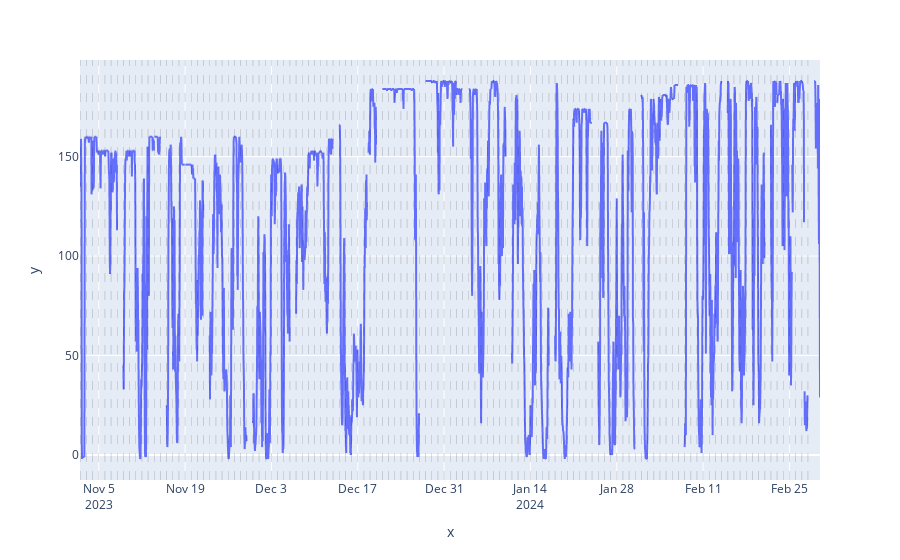

Notebook source saved alongside this figure:
### Code cell
# Test the inverse transformation
gen_data_dt_inv_norm = norm_scaler.inverse_transform(gen_data_dt_norm)

# Plot
plot_time_serie(gen_data_dt_inv_norm,
                "",
                "value",
                dt_index = True)

### Figure 1 — Plotly figure (JSON) as saved in the notebook; plotly's stock layout.template omitted (floating-point values rounded to 4 significant figures; data arrays with more than 128 entries replaced by an {"elided": "..."} marker saying what was removed)
{"data": [{"hovertemplate": "x=%{x}<br>y=%{y}<extra></extra>", "legendgroup": "", "line": {"color": "#636efa", "dash": "solid"}, "marker": {"symbol": "circle"}, "mode": "lines", "name": "", "showlegend": false, "type": "scattergl", "x": {"elided": "2880 str values"}, "xaxis": "x", "y": {"elided": "2880 int values"}, "yaxis": "y"}], "layout": {"legend": {"tracegroupgap": 0}, "margin": {"t": 60}, "shapes": [{"line": {"color": "black", "dash": "dash", "width": 0.5}, "opacity": 0.3, "type": "line", "x0": "2023-11-02T00:00:00", "x1": "2023-11-02T00:00:00", "xref": "x", "y0": 0, "y1": 1, "yref": "y domain"}, {"line": {"color": "black", "dash": "dash", "width": 0.5}, "opacity": 0.3, "type": "line", "x0": "2023-11-03T00:00:00", "x1": "2023-11-03T00:00:00", "xref": "x", "y0": 0, "y1": 1, "yref": "y domain"}, {"line": {"color": "black", "dash": "dash", "width": 0.5}, "opacity": 0.3, "type": "line", "x0": "2023-11-04T00:00:00", "x1": "2023-11-04T00:00:00", "xref": "x", "y0": 0, "y1": 1, "yref": "y domain"}, {"line": {"color": "black", "dash": "dash", "width": 0.5}, "opacity": 0.3, "type": "line", "x0": "2023-11-05T00:00:00", "x1": "2023-11-05T00:00:00", "xref": "x", "y0": 0, "y1": 1, "yref": "y domain"}, {"line": {"color": "black", "dash": "dash", "width": 0.5}, "opacity": 0.3, "type": "line", "x0": "2023-11-06T00:00:00", "x1": "2023-11-06T00:00:00", "xref": "x", "y0": 0, "y1": 1, "yref": "y domain"}, {"line": {"color": "black", "dash": "dash", "width": 0.5}, "opacity": 0.3, "type": "line", "x0": "2023-11-07T00:00:00", "x1": "2023-11-07T00:00:00", "xref": "x", "y0": 0, "y1": 1, "yref": "y domain"}, {"line": {"color": "black", "dash": "dash", "width": 0.5}, "opacity": 0.3, "type": "line", "x0": "2023-11-08T00:00:00", "x1": "2023-11-08T00:00:00", "xref": "x", "y0": 0, "y1": 1, "yref": "y domain"}, {"line": {"color": "black", "dash": "dash", "width": 0.5}, "opacity": 0.3, "type": "line", "x0": "2023-11-09T00:00:00", "x1": "2023-11-09T00:00:00", "xref": "x", "y0": 0, "y1": 1, "yref": "y domain"}, {"line": {"color": "black", "dash": "dash", "width": 0.5}, "opacity": 0.3, "type": "line", "x0": "2023-11-10T00:00:00", "x1": "2023-11-10T00:00:00", "xref": "x", "y0": 0, "y1": 1, "yref": "y domain"}, {"line": {"color": "black", "dash": "dash", "width": 0.5}, "opacity": 0.3, "type": "line", "x0": "2023-11-11T00:00:00", "x1": "2023-11-11T00:00:00", "xref": "x", "y0": 0, "y1": 1, "yref": "y domain"}, {"line": {"color": "black", "dash": "dash", "width": 0.5}, "opacity": 0.3, "type": "line", "x0": "2023-11-12T00:00:00", "x1": "2023-11-12T00:00:00", "xref": "x", "y0": 0, "y1": 1, "yref": "y domain"}, {"line": {"color": "black", "dash": "dash", "width": 0.5}, "opacity": 0.3, "type": "line", "x0": "2023-11-13T00:00:00", "x1": "2023-11-13T00:00:00", "xref": "x", "y0": 0, "y1": 1, "yref": "y domain"}, {"line": {"color": "black", "dash": "dash", "width": 0.5}, "opacity": 0.3, "type": "line", "x0": "2023-11-14T00:00:00", "x1": "2023-11-14T00:00:00", "xref": "x", "y0": 0, "y1": 1, "yref": "y domain"}, {"line": {"color": "black", "dash": "dash", "width": 0.5}, "opacity": 0.3, "type": "line", "x0": "2023-11-15T00:00:00", "x1": "2023-11-15T00:00:00", "xref": "x", "y0": 0, "y1": 1, "yref": "y domain"}, {"line": {"color": "black", "dash": "dash", "width": 0.5}, "opacity": 0.3, "type": "line", "x0": "2023-11-16T00:00:00", "x1": "2023-11-16T00:00:00", "xref": "x", "y0": 0, "y1": 1, "yref": "y domain"}, {"line": {"color": "black", "dash": "dash", "width": 0.5}, "opacity": 0.3, "type": "line", "x0": "2023-11-17T00:00:00", "x1": "2023-11-17T00:00:00", "xref": "x", "y0": 0, "y1": 1, "yref": "y domain"}, {"line": {"color": "black", "dash": "dash", "width": 0.5}, "opacity": 0.3, "type": "line", "x0": "2023-11-18T00:00:00", "x1": "2023-11-18T00:00:00", "xref": "x", "y0": 0, "y1": 1, "yref": "y domain"}, {"line": {"color": "black", "dash": "dash", "width": 0.5}, "opacity": 0.3, "type": "line", "x0": "2023-11-19T00:00:00", "x1": "2023-11-19T00:00:00", "xref": "x", "y0": 0, "y1": 1, "yref": "y domain"}, {"line": {"color": "black", "dash": "dash", "width": 0.5}, "opacity": 0.3, "type": "line", "x0": "2023-11-20T00:00:00", "x1": "2023-11-20T00:00:00", "xref": "x", "y0": 0, "y1": 1, "yref": "y domain"}, {"line": {"color": "black", "dash": "dash", "width": 0.5}, "opacity": 0.3, "type": "line", "x0": "2023-11-21T00:00:00", "x1": "2023-11-21T00:00:00", "xref": "x", "y0": 0, "y1": 1, "yref": "y domain"}, {"line": {"color": "black", "dash": "dash", "width": 0.5}, "opacity": 0.3, "type": "line", "x0": "2023-11-22T00:00:00", "x1": "2023-11-22T00:00:00", "xref": "x", "y0": 0, "y1": 1, "yref": "y domain"}, {"line": {"color": "black", "dash": "dash", "width": 0.5}, "opacity": 0.3, "type": "line", "x0": "2023-11-23T00:00:00", "x1": "2023-11-23T00:00:00", "xref": "x", "y0": 0, "y1": 1, "yref": "y domain"}, {"line": {"color": "black", "dash": "dash", "width": 0.5}, "opacity": 0.3, "type": "line", "x0": "2023-11-24T00:00:00", "x1": "2023-11-24T00:00:00", "xref": "x", "y0": 0, "y1": 1, "yref": "y domain"}, {"line": {"color": "black", "dash": "dash", "width": 0.5}, "opacity": 0.3, "type": "line", "x0": "2023-11-25T00:00:00", "x1": "2023-11-25T00:00:00", "xref": "x", "y0": 0, "y1": 1, "yref": "y domain"}, {"line": {"color": "black", "dash": "dash", "width": 0.5}, "opacity": 0.3, "type": "line", "x0": "2023-11-26T00:00:00", "x1": "2023-11-26T00:00:00", "xref": "x", "y0": 0, "y1": 1, "yref": "y domain"}, {"line": {"color": "black", "dash": "dash", "width": 0.5}, "opacity": 0.3, "type": "line", "x0": "2023-11-27T00:00:00", "x1": "2023-11-27T00:00:00", "xref": "x", "y0": 0, "y1": 1, "yref": "y domain"}, {"line": {"color": "black", "dash": "dash", "width": 0.5}, "opacity": 0.3, "type": "line", "x0": "2023-11-28T00:00:00", "x1": "2023-11-28T00:00:00", "xref": "x", "y0": 0, "y1": 1, "yref": "y domain"}, {"line": {"color": "black", "dash": "dash", "width": 0.5}, "opacity": 0.3, "type": "line", "x0": "2023-11-29T00:00:00", "x1": "2023-11-29T00:00:00", "xref": "x", "y0": 0, "y1": 1, "yref": "y domain"}, {"line": {"color": "black", "dash": "dash", "width": 0.5}, "opacity": 0.3, "type": "line", "x0": "2023-11-30T00:00:00", "x1": "2023-11-30T00:00:00", "xref": "x", "y0": 0, "y1": 1, "yref": "y domain"}, {"line": {"color": "black", "dash": "dash", "width": 0.5}, "opacity": 0.3, "type": "line", "x0": "2023-12-01T00:00:00", "x1": "2023-12-01T00:00:00", "xref": "x", "y0": 0, "y1": 1, "yref": "y domain"}, {"line": {"color": "black", "dash": "dash", "width": 0.5}, "opacity": 0.3, "type": "line", "x0": "2023-12-02T00:00:00", "x1": "2023-12-02T00:00:00", "xref": "x", "y0": 0, "y1": 1, "yref": "y domain"}, {"line": {"color": "black", "dash": "dash", "width": 0.5}, "opacity": 0.3, "type": "line", "x0": "2023-12-03T00:00:00", "x1": "2023-12-03T00:00:00", "xref": "x", "y0": 0, "y1": 1, "yref": "y domain"}, {"line": {"color": "black", "dash": "dash", "width": 0.5}, "opacity": 0.3, "type": "line", "x0": "2023-12-04T00:00:00", "x1": "2023-12-04T00:00:00", "xref": "x", "y0": 0, "y1": 1, "yref": "y domain"}, {"line": {"color": "black", "dash": "dash", "width": 0.5}, "opacity": 0.3, "type": "line", "x0": "2023-12-05T00:00:00", "x1": "2023-12-05T00:00:00", "xref": "x", "y0": 0, "y1": 1, "yref": "y domain"}, {"line": {"color": "black", "dash": "dash", "width": 0.5}, "opacity": 0.3, "type": "line", "x0": "2023-12-06T00:00:00", "x1": "2023-12-06T00:00:00", "xref": "x", "y0": 0, "y1": 1, "yref": "y domain"}, {"line": {"color": "black", "dash": "dash", "width": 0.5}, "opacity": 0.3, "type": "line", "x0": "2023-12-07T00:00:00", "x1": "2023-12-07T00:00:00", "xref": "x", "y0": 0, "y1": 1, "yref": "y domain"}, {"line": {"color": "black", "dash": "dash", "width": 0.5}, "opacity": 0.3, "type": "line", "x0": "2023-12-08T00:00:00", "x1": "2023-12-08T00:00:00", "xref": "x", "y0": 0, "y1": 1, "yref": "y domain"}, {"line": {"color": "black", "dash": "dash", "width": 0.5}, "opacity": 0.3, "type": "line", "x0": "2023-12-09T00:00:00", "x1": "2023-12-09T00:00:00", "xref": "x", "y0": 0, "y1": 1, "yref": "y domain"}, {"line": {"color": "black", "dash": "dash", "width": 0.5}, "opacity": 0.3, "type": "line", "x0": "2023-12-10T00:00:00", "x1": "2023-12-10T00:00:00", "xref": "x", "y0": 0, "y1": 1, "yref": "y domain"}, {"line": {"color": "black", "dash": "dash", "width": 0.5}, "opacity": 0.3, "type": "line", "x0": "2023-12-11T00:00:00", "x1": "2023-12-11T00:00:00", "xref": "x", "y0": 0, "y1": 1, "yref": "y domain"}, {"line": {"color": "black", "dash": "dash", "width": 0.5}, "opacity": 0.3, "type": "line", "x0": "2023-12-12T00:00:00", "x1": "2023-12-12T00:00:00", "xref": "x", "y0": 0, "y1": 1, "yref": "y domain"}, {"line": {"color": "black", "dash": "dash", "width": 0.5}, "opacity": 0.3, "type": "line", "x0": "2023-12-13T00:00:00", "x1": "2023-12-13T00:00:00", "xref": "x", "y0": 0, "y1": 1, "yref": "y domain"}, {"line": {"color": "black", "dash": "dash", "width": 0.5}, "opacity": 0.3, "type": "line", "x0": "2023-12-14T00:00:00", "x1": "2023-12-14T00:00:00", "xref": "x", "y0": 0, "y1": 1, "yref": "y domain"}, {"line": {"color": "black", "dash": "dash", "width": 0.5}, "opacity": 0.3, "type": "line", "x0": "2023-12-15T00:00:00", "x1": "2023-12-15T00:00:00", "xref": "x", "y0": 0, "y1": 1, "yref": "y domain"}, {"line": {"color": "black", "dash": "dash", "width": 0.5}, "opacity": 0.3, "type": "line", "x0": "2023-12-16T00:00:00", "x1": "2023-12-16T00:00:00", "xref": "x", "y0": 0, "y1": 1, "yref": "y domain"}, {"line": {"color": "black", "dash": "dash", "width": 0.5}, "opacity": 0.3, "type": "line", "x0": "2023-12-17T00:00:00", "x1": "2023-12-17T00:00:00", "xref": "x", "y0": 0, "y1": 1, "yref": "y domain"}, {"line": {"color": "black", "dash": "dash", "width": 0.5}, "opacity": 0.3, "type": "line", "x0": "2023-12-18T00:00:00", "x1": "2023-12-18T00:00:00", "xref": "x", "y0": 0, "y1": 1, "yref": "y domain"}, {"line": {"color": "black", "dash": "dash", "width": 0.5}, "opacity": 0.3, "type": "line", "x0": "2023-12-19T00:00:00", "x1": "2023-12-19T00:00:00", "xref": "x", "y0": 0, "y1": 1, "yref": "y domain"}, {"line": {"color": "black", "dash": "dash", "width": 0.5}, "opacity": 0.3, "type": "line", "x0": "2023-12-20T00:00:00", "x1": "2023-12-20T00:00:00", "xref": "x", "y0": 0, "y1": 1, "yref": "y domain"}, {"line": {"color": "black", "dash": "dash", "width": 0.5}, "opacity": 0.3, "type": "line", "x0": "2023-12-21T00:00:00", "x1": "2023-12-21T00:00:00", "xref": "x", "y0": 0, "y1": 1, "yref": "y domain"}, {"line": {"color": "black", "dash": "dash", "width": 0.5}, "opacity": 0.3, "type": "line", "x0": "2023-12-22T00:00:00", "x1": "2023-12-22T00:00:00", "xref": "x", "y0": 0, "y1": 1, "yref": "y domain"}, {"line": {"color": "black", "dash": "dash", "width": 0.5}, "opacity": 0.3, "type": "line", "x0": "2023-12-23T00:00:00", "x1": "2023-12-23T00:00:00", "xref": "x", "y0": 0, "y1": 1, "yref": "y domain"}, {"line": {"color": "black", "dash": "dash", "width": 0.5}, "opacity": 0.3, "type": "line", "x0": "2023-12-24T00:00:00", "x1": "2023-12-24T00:00:00", "xref": "x", "y0": 0, "y1": 1, "yref": "y domain"}, {"line": {"color": "black", "dash": "dash", "width": 0.5}, "opacity": 0.3, "type": "line", "x0": "2023-12-25T00:00:00", "x1": "2023-12-25T00:00:00", "xref": "x", "y0": 0, "y1": 1, "yref": "y domain"}, {"line": {"color": "black", "dash": "dash", "width": 0.5}, "opacity": 0.3, "type": "line", "x0": "2023-12-26T00:00:00", "x1": "2023-12-26T00:00:00", "xref": "x", "y0": 0, "y1": 1, "yref": "y domain"}, {"line": {"color": "black", "dash": "dash", "width": 0.5}, "opacity": 0.3, "type": "line", "x0": "2023-12-27T00:00:00", "x1": "2023-12-27T00:00:00", "xref": "x", "y0": 0, "y1": 1, "yref": "y domain"}, {"line": {"color": "black", "dash": "dash", "width": 0.5}, "opacity": 0.3, "type": "line", "x0": "2023-12-28T00:00:00", "x1": "2023-12-28T00:00:00", "xref": "x", "y0": 0, "y1": 1, "yref": "y domain"}, {"line": {"color": "black", "dash": "dash", "width": 0.5}, "opacity": 0.3, "type": "line", "x0": "2023-12-29T00:00:00", "x1": "2023-12-29T00:00:00", "xref": "x", "y0": 0, "y1": 1, "yref": "y domain"}, {"line": {"color": "black", "dash": "dash", "width": 0.5}, "opacity": 0.3, "type": "line", "x0": "2023-12-30T00:00:00", "x1": "2023-12-30T00:00:00", "xref": "x", "y0": 0, "y1": 1, "yref": "y domain"}, {"line": {"color": "black", "dash": "dash", "width": 0.5}, "opacity": 0.3, "type": "line", "x0": "2023-12-31T00:00:00", "x1": "2023-12-31T00:00:00", "xref": "x", "y0": 0, "y1": 1, "yref": "y domain"}, {"line": {"color": "black", "dash": "dash", "width": 0.5}, "opacity": 0.3, "type": "line", "x0": "2024-01-01T00:00:00", "x1": "2024-01-01T00:00:00", "xref": "x", "y0": 0, "y1": 1, "yref": "y domain"}, {"line": {"color": "black", "dash": "dash", "width": 0.5}, "opacity": 0.3, "type": "line", "x0": "2024-01-02T00:00:00", "x1": "2024-01-02T00:00:00", "xref": "x", "y0": 0, "y1": 1, "yref": "y domain"}, {"line": {"color": "black", "dash": "dash", "width": 0.5}, "opacity": 0.3, "type": "line", "x0": "2024-01-03T00:00:00", "x1": "2024-01-03T00:00:00", "xref": "x", "y0": 0, "y1": 1, "yref": "y domain"}, {"line": {"color": "black", "dash": "dash", "width": 0.5}, "opacity": 0.3, "type": "line", "x0": "2024-01-04T00:00:00", "x1": "2024-01-04T00:00:00", "xref": "x", "y0": 0, "y1": 1, "yref": "y domain"}, {"line": {"color": "black", "dash": "dash", "width": 0.5}, "opacity": 0.3, "type": "line", "x0": "2024-01-05T00:00:00", "x1": "2024-01-05T00:00:00", "xref": "x", "y0": 0, "y1": 1, "yref": "y domain"}, {"line": {"color": "black", "dash": "dash", "width": 0.5}, "opacity": 0.3, "type": "line", "x0": "2024-01-06T00:00:00", "x1": "2024-01-06T00:00:00", "xref": "x", "y0": 0, "y1": 1, "yref": "y domain"}, {"line": {"color": "black", "dash": "dash", "width": 0.5}, "opacity": 0.3, "type": "line", "x0": "2024-01-07T00:00:00", "x1": "2024-01-07T00:00:00", "xref": "x", "y0": 0, "y1": 1, "yref": "y domain"}, {"line": {"color": "black", "dash": "dash", "width": 0.5}, "opacity": 0.3, "type": "line", "x0": "2024-01-08T00:00:00", "x1": "2024-01-08T00:00:00", "xref": "x", "y0": 0, "y1": 1, "yref": "y domain"}, {"line": {"color": "black", "dash": "dash", "width": 0.5}, "opacity": 0.3, "type": "line", "x0": "2024-01-09T00:00:00", "x1": "2024-01-09T00:00:00", "xref": "x", "y0": 0, "y1": 1, "yref": "y domain"}, {"line": {"color": "black", "dash": "dash", "width": 0.5}, "opacity": 0.3, "type": "line", "x0": "2024-01-10T00:00:00", "x1": "2024-01-10T00:00:00", "xref": "x", "y0": 0, "y1": 1, "yref": "y domain"}, {"line": {"color": "black", "dash": "dash", "width": 0.5}, "opacity": 0.3, "type": "line", "x0": "2024-01-11T00:00:00", "x1": "2024-01-11T00:00:00", "xref": "x", "y0": 0, "y1": 1, "yref": "y domain"}, {"line": {"color": "black", "dash": "dash", "width": 0.5}, "opacity": 0.3, "type": "line", "x0": "2024-01-12T00:00:00", "x1": "2024-01-12T00:00:00", "xref": "x", "y0": 0, "y1": 1, "yref": "y domain"}, {"line": {"color": "black", "dash": "dash", "width": 0.5}, "opacity": 0.3, "type": "line", "x0": "2024-01-13T00:00:00", "x1": "2024-01-13T00:00:00", "xref": "x", "y0": 0, "y1": 1, "yref": "y domain"}, {"line": {"color": "black", "dash": "dash", "width": 0.5}, "opacity": 0.3, "type": "line", "x0": "2024-01-14T00:00:00", "x1": "2024-01-14T00:00:00", "xref": "x", "y0": 0, "y1": 1, "yref": "y domain"}, {"line": {"color": "black", "dash": "dash", "width": 0.5}, "opacity": 0.3, "type": "line", "x0": "2024-01-15T00:00:00", "x1": "2024-01-15T00:00:00", "xref": "x", "y0": 0, "y1": 1, "yref": "y domain"}, {"line": {"color": "black", "dash": "dash", "width": 0.5}, "opacity": 0.3, "type": "line", "x0": "2024-01-16T00:00:00", "x1": "2024-01-16T00:00:00", "xref": "x", "y0": 0, "y1": 1, "yref": "y domain"}, {"line": {"color": "black", "dash": "dash", "width": 0.5}, "opacity": 0.3, "type": "line", "x0": "2024-01-17T00:00:00", "x1": "2024-01-17T00:00:00", "xref": "x", "y0": 0, "y1": 1, "yref": "y domain"}, {"line": {"color": "black", "dash": "dash", "width": 0.5}, "opacity": 0.3, "type": "line", "x0": "2024-01-18T00:00:00", "x1": "2024-01-18T00:00:00", "xref": "x", "y0": 0, "y1": 1, "yref": "y domain"}, {"line": {"color": "black", "dash": "dash", "width": 0.5}, "opacity": 0.3, "type": "line", "x0": "2024-01-19T00:00:00", "x1": "2024-01-19T00:00:00", "xref": "x", "y0": 0, "y1": 1, "yref": "y domain"}, {"line": {"color": "black", "dash": "dash", "width": 0.5}, "opacity": 0.3, "type": "line", "x0": "2024-01-20T00:00:00", "x1": "2024-01-20T00:00:00", "xref": "x", "y0": 0, "y1": 1, "yref": "y domain"}, {"line": {"color": "black", "dash": "dash", "width": 0.5}, "opacity": 0.3, "type": "line", "x0": "2024-01-21T00:00:00", "x1": "2024-01-21T00:00:00", "xref": "x", "y0": 0, "y1": 1, "yref": "y domain"}, {"line": {"color": "black", "dash": "dash", "width": 0.5}, "opacity": 0.3, "type": "line", "x0": "2024-01-22T00:00:00", "x1": "2024-01-22T00:00:00", "xref": "x", "y0": 0, "y1": 1, "yref": "y domain"}, {"line": {"color": "black", "dash": "dash", "width": 0.5}, "opacity": 0.3, "type": "line", "x0": "2024-01-23T00:00:00", "x1": "2024-01-23T00:00:00", "xref": "x", "y0": 0, "y1": 1, "yref": "y domain"}, {"line": {"color": "black", "dash": "dash", "width": 0.5}, "opacity": 0.3, "type": "line", "x0": "2024-01-24T00:00:00", "x1": "2024-01-24T00:00:00", "xref": "x", "y0": 0, "y1": 1, "yref": "y domain"}, {"line": {"color": "black", "dash": "dash", "width": 0.5}, "opacity": 0.3, "type": "line", "x0": "2024-01-25T00:00:00", "x1": "2024-01-25T00:00:00", "xref": "x", "y0": 0, "y1": 1, "yref": "y domain"}, {"line": {"color": "black", "dash": "dash", "width": 0.5}, "opacity": 0.3, "type": "line", "x0": "2024-01-26T00:00:00", "x1": "2024-01-26T00:00:00", "xref": "x", "y0": 0, "y1": 1, "yref": "y domain"}, {"line": {"color": "black", "dash": "dash", "width": 0.5}, "opacity": 0.3, "type": "line", "x0": "2024-01-27T00:00:00", "x1": "2024-01-27T00:00:00", "xref": "x", "y0": 0, "y1": 1, "yref": "y domain"}, {"line": {"color": "black", "dash": "dash", "width": 0.5}, "opacity": 0.3, "type": "line", "x0": "2024-01-28T00:00:00", "x1": "2024-01-28T00:00:00", "xref": "x", "y0": 0, "y1": 1, "yref": "y domain"}, {"line": {"color": "black", "dash": "dash", "width": 0.5}, "opacity": 0.3, "type": "line", "x0": "2024-01-29T00:00:00", "x1": "2024-01-29T00:00:00", "xref": "x", "y0": 0, "y1": 1, "yref": "y domain"}, {"line": {"color": "black", "dash": "dash", "width": 0.5}, "opacity": 0.3, "type": "line", "x0": "2024-01-30T00:00:00", "x1": "2024-01-30T00:00:00", "xref": "x", "y0": 0, "y1": 1, "yref": "y domain"}, {"line": {"color": "black", "dash": "dash", "width": 0.5}, "opacity": 0.3, "type": "line", "x0": "2024-01-31T00:00:00", "x1": "2024-01-31T00:00:00", "xref": "x", "y0": 0, "y1": 1, "yref": "y domain"}, {"line": {"color": "black", "dash": "dash", "width": 0.5}, "opacity": 0.3, "type": "line", "x0": "2024-02-01T00:00:00", "x1": "2024-02-01T00:00:00", "xref": "x", "y0": 0, "y1": 1, "yref": "y domain"}, {"line": {"color": "black", "dash": "dash", "width": 0.5}, "opacity": 0.3, "type": "line", "x0": "2024-02-02T00:00:00", "x1": "2024-02-02T00:00:00", "xref": "x", "y0": 0, "y1": 1, "yref": "y domain"}, {"line": {"color": "black", "dash": "dash", "width": 0.5}, "opacity": 0.3, "type": "line", "x0": "2024-02-03T00:00:00", "x1": "2024-02-03T00:00:00", "xref": "x", "y0": 0, "y1": 1, "yref": "y domain"}, {"line": {"color": "black", "dash": "dash", "width": 0.5}, "opacity": 0.3, "type": "line", "x0": "2024-02-04T00:00:00", "x1": "2024-02-04T00:00:00", "xref": "x", "y0": 0, "y1": 1, "yref": "y domain"}, {"line": {"color": "black", "dash": "dash", "width": 0.5}, "opacity": 0.3, "type": "line", "x0": "2024-02-05T00:00:00", "x1": "2024-02-05T00:00:00", "xref": "x", "y0": 0, "y1": 1, "yref": "y domain"}, {"line": {"color": "black", "dash": "dash", "width": 0.5}, "opacity": 0.3, "type": "line", "x0": "2024-02-06T00:00:00", "x1": "2024-02-06T00:00:00", "xref": "x", "y0": 0, "y1": 1, "yref": "y domain"}, {"line": {"color": "black", "dash": "dash", "width": 0.5}, "opacity": 0.3, "type": "line", "x0": "2024-02-07T00:00:00", "x1": "2024-02-07T00:00:00", "xref": "x", "y0": 0, "y1": 1, "yref": "y domain"}, {"line": {"color": "black", "dash": "dash", "width": 0.5}, "opacity": 0.3, "type": "line", "x0": "2024-02-08T00:00:00", "x1": "2024-02-08T00:00:00", "xref": "x", "y0": 0, "y1": 1, "yref": "y domain"}, {"line": {"color": "black", "dash": "dash", "width": 0.5}, "opacity": 0.3, "type": "line", "x0": "2024-02-09T00:00:00", "x1": "2024-02-09T00:00:00", "xref": "x", "y0": 0, "y1": 1, "yref": "y domain"}, {"line": {"color": "black", "dash": "dash", "width": 0.5}, "opacity": 0.3, "type": "line", "x0": "2024-02-10T00:00:00", "x1": "2024-02-10T00:00:00", "xref": "x", "y0": 0, "y1": 1, "yref": "y domain"}, {"line": {"color": "black", "dash": "dash", "width": 0.5}, "opacity": 0.3, "type": "line", "x0": "2024-02-11T00:00:00", "x1": "2024-02-11T00:00:00", "xref": "x", "y0": 0, "y1": 1, "yref": "y domain"}, {"line": {"color": "black", "dash": "dash", "width": 0.5}, "opacity": 0.3, "type": "line", "x0": "2024-02-12T00:00:00", "x1": "2024-02-12T00:00:00", "xref": "x", "y0": 0, "y1": 1, "yref": "y domain"}, {"line": {"color": "black", "dash": "dash", "width": 0.5}, "opacity": 0.3, "type": "line", "x0": "2024-02-13T00:00:00", "x1": "2024-02-13T00:00:00", "xref": "x", "y0": 0, "y1": 1, "yref": "y domain"}, {"line": {"color": "black", "dash": "dash", "width": 0.5}, "opacity": 0.3, "type": "line", "x0": "2024-02-14T00:00:00", "x1": "2024-02-14T00:00:00", "xref": "x", "y0": 0, "y1": 1, "yref": "y domain"}, {"line": {"color": "black", "dash": "dash", "width": 0.5}, "opacity": 0.3, "type": "line", "x0": "2024-02-15T00:00:00", "x1": "2024-02-15T00:00:00", "xref": "x", "y0": 0, "y1": 1, "yref": "y domain"}, {"line": {"color": "black", "dash": "dash", "width": 0.5}, "opacity": 0.3, "type": "line", "x0": "2024-02-16T00:00:00", "x1": "2024-02-16T00:00:00", "xref": "x", "y0": 0, "y1": 1, "yref": "y domain"}, {"line": {"color": "black", "dash": "dash", "width": 0.5}, "opacity": 0.3, "type": "line", "x0": "2024-02-17T00:00:00", "x1": "2024-02-17T00:00:00", "xref": "x", "y0": 0, "y1": 1, "yref": "y domain"}, {"line": {"color": "black", "dash": "dash", "width": 0.5}, "opacity": 0.3, "type": "line", "x0": "2024-02-18T00:00:00", "x1": "2024-02-18T00:00:00", "xref": "x", "y0": 0, "y1": 1, "yref": "y domain"}, {"line": {"color": "black", "dash": "dash", "width": 0.5}, "opacity": 0.3, "type": "line", "x0": "2024-02-19T00:00:00", "x1": "2024-02-19T00:00:00", "xref": "x", "y0": 0, "y1": 1, "yref": "y domain"}, {"line": {"color": "black", "dash": "dash", "width": 0.5}, "opacity": 0.3, "type": "line", "x0": "2024-02-20T00:00:00", "x1": "2024-02-20T00:00:00", "xref": "x", "y0": 0, "y1": 1, "yref": "y domain"}, {"line": {"color": "black", "dash": "dash", "width": 0.5}, "opacity": 0.3, "type": "line", "x0": "2024-02-21T00:00:00", "x1": "2024-02-21T00:00:00", "xref": "x", "y0": 0, "y1": 1, "yref": "y domain"}, {"line": {"color": "black", "dash": "dash", "width": 0.5}, "opacity": 0.3, "type": "line", "x0": "2024-02-22T00:00:00", "x1": "2024-02-22T00:00:00", "xref": "x", "y0": 0, "y1": 1, "yref": "y domain"}, {"line": {"color": "black", "dash": "dash", "width": 0.5}, "opacity": 0.3, "type": "line", "x0": "2024-02-23T00:00:00", "x1": "2024-02-23T00:00:00", "xref": "x", "y0": 0, "y1": 1, "yref": "y domain"}, {"line": {"color": "black", "dash": "dash", "width": 0.5}, "opacity": 0.3, "type": "line", "x0": "2024-02-24T00:00:00", "x1": "2024-02-24T00:00:00", "xref": "x", "y0": 0, "y1": 1, "yref": "y domain"}, {"line": {"color": "black", "dash": "dash", "width": 0.5}, "opacity": 0.3, "type": "line", "x0": "2024-02-25T00:00:00", "x1": "2024-02-25T00:00:00", "xref": "x", "y0": 0, "y1": 1, "yref": "y domain"}, {"line": {"color": "black", "dash": "dash", "width": 0.5}, "opacity": 0.3, "type": "line", "x0": "2024-02-26T00:00:00", "x1": "2024-02-26T00:00:00", "xref": "x", "y0": 0, "y1": 1, "yref": "y domain"}, {"line": {"color": "black", "dash": "dash", "width": 0.5}, "opacity": 0.3, "type": "line", "x0": "2024-02-27T00:00:00", "x1": "2024-02-27T00:00:00", "xref": "x", "y0": 0, "y1": 1, "yref": "y domain"}, {"line": {"color": "black", "dash": "dash", "width": 0.5}, "opacity": 0.3, "type": "line", "x0": "2024-02-28T00:00:00", "x1": "2024-02-28T00:00:00", "xref": "x", "y0": 0, "y1": 1, "yref": "y domain"}], "xaxis": {"anchor": "y", "domain": [0, 1], "title": {"text": "x"}}, "yaxis": {"anchor": "x", "domain": [0, 1], "title": {"text": "y"}}}}
